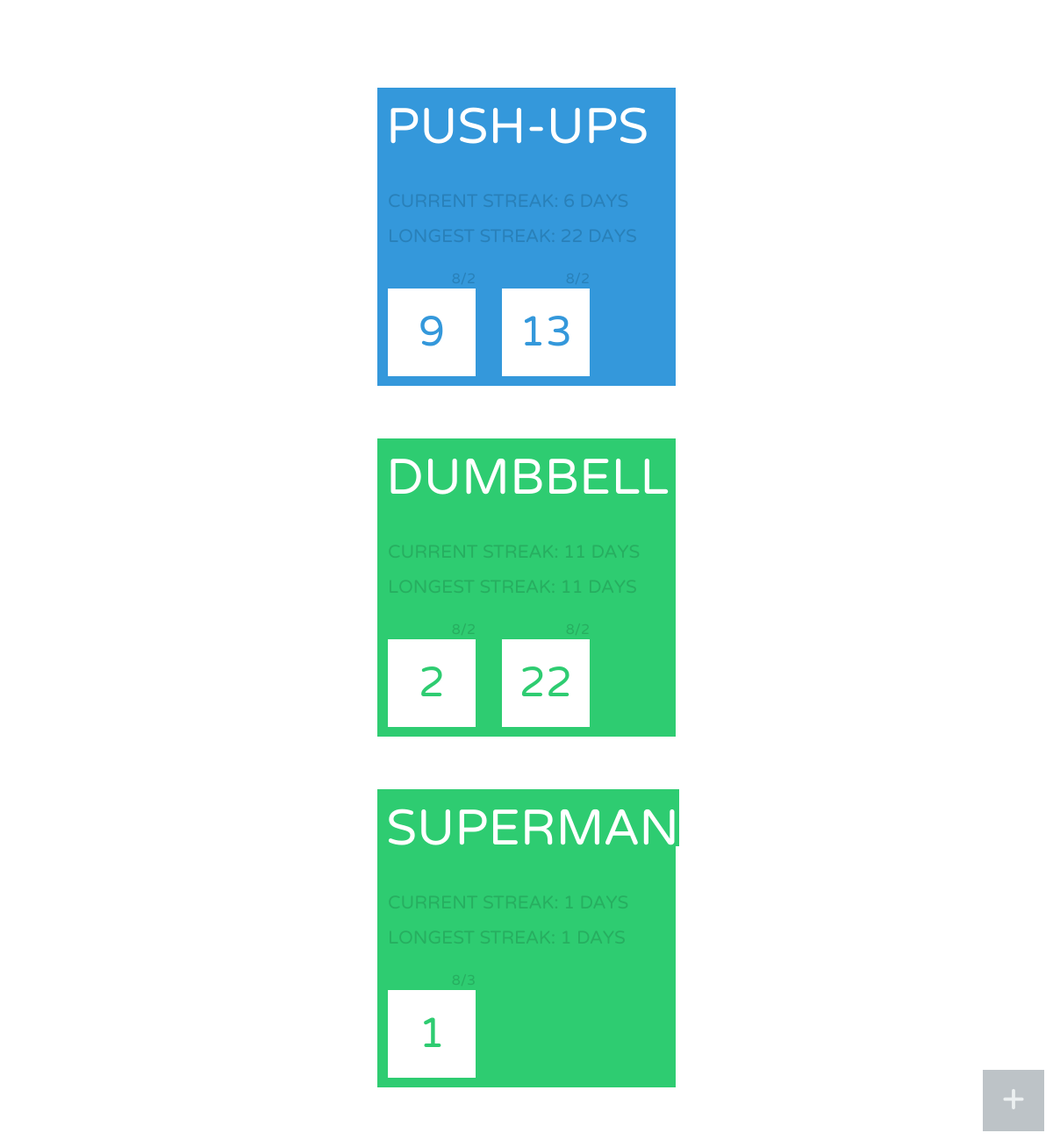
The page /workouts/ on the database its author committed.
### workouts/models.py (models this page shows)
class Workout(models.Model):
	name = models.CharField(max_length=255)
	current_streak = models.IntegerField(default=0)
	longest_streak = models.IntegerField(default=0)
	color = models.CharField(max_length=128, default='green')

class Record(models.Model):
	workout = models.ForeignKey('Workout')
	count = models.IntegerField()
	date = models.DateTimeField(auto_now_add=True)
	def cleandate(self):
		month = int(self.date.strftime('%m'))
		day = int(self.date.strftime('%d'))
		return ''.join([str(month),'/',str(day)])
	cleandate = property(cleandate)

### workouts/views.py (the view)
def index(request):
	workouts = Workout.objects.all()
	context = {
		'workouts': workouts,
	}
	template_name = 'index.html'
	return render(request, template_name, context)

### workouts/templates/index.html (shortened to what this page needs)
{% extends 'base.html' %}
{% block content %}
	<div style="height:100px;"></div>
	{% for workout in workouts %}
		<div class="workout {{ workout.color }}">
			<div class="workout-title-container">
				<h3 class="workout-title">{{ workout.name }}</h3>
			</div>
			<div style="height:80px"></div>
			<div style="height:30px;"></div>
			<p class="workout-streak">
				Current Streak: {{ workout.current_streak }} days
				<br/>
				Longest Streak: {{ workout.longest_streak }} days
			</p>
			<div style="height:20px;"></div>
			<div class="records-container">
			<div class="records-innercontainer">
			{% for record in workout.record_set.all %}
				<div class="record-container">
					<p class="record-date">{{ record.cleandate }}</p>
					<div class="record">
						<h4>{{ record.count }}</h4>
					</div>
				</div>
				<div style="width:30px;height:100px;float:left;"></div>
			{% endfor %}
			</div>
			</div>
		</div>
	{% endfor %}
{% endblock %}

### gymtracker/templates/base.html (shortened to what this page needs)
<!doctype html>
<html>
	<head>
		<link href='/static/css/reset.css' rel='stylesheet' type='text/css'>
	</head>
	<body>
		{% block content %}{% endblock %}
		<div id="new-workout">+</div>
	</body>
</html>

### gymtracker/templates/base.html (style rules this page uses)
#new-workout { width: 70px; height: 70px; line-height: 70px; text-align: center; position: fixed; right: 10px; bottom: 10px; background-color: #bdc3c7; font-family: 'Varela Round'; font-size: 3em; color: #ecf0f1; }

### workouts/templates/index.html (style rules this page uses)
.workout-title-container { height: 65px; position: absolute; top: 0; left: 0; overflow: hidden; }
h3.workout-title { color: #fff; text-transform: uppercase; font-size: 57px; line-height: 70px; margin-top: 10px; display: inline-block; margin-left: 10px; word-wrap: break-word; }
.green .workout-title-container { background-color: #2ecc71; }
.green { background-color: #2ecc71; }
.green .record { color: #2ecc71; }
.green .workout-streak, .green .record-date { color: #27ae60; }
.blue { background-color: #3498db; }
.blue .workout-streak, .blue .record-date { color: #2980b9; }
.blue .record { color: #3498db; }
.workout { font-family: 'Varela Round'; padding-left: 12px; width: 328px; height: 340px; margin: 0 auto; margin-bottom: 60px; position: relative; }
.workout p.workout-streak { line-height: 40px; }
.workout-streak { text-transform: uppercase; font-size: 1.3em; }
.record { width: 100px; height: 100px; line-height: 100px; text-align: center; background-color: #fff; font-size: 3em; }
.record-date { width: 100px; text-align: right; margin-bottom: 3px; }
.record-container { float: left; }
.records-innercontainer { width: 200%; height: 140px; }
.records-container { width: 100%; height: 140px; overflow-x: hidden; }

### rows shown on the page
Workout: name "PUSH-UPS", current_streak "6", longest_streak "22"
Record: cleandate "8/2", count "9"
Record: cleandate "8/2", count "13"
Workout: name "DUMBBELL…", current_streak "11", longest_streak "11"
Record: cleandate "8/2", count "2"
Record: cleandate "8/2", count "22"
Workout: name "SUPERMAN…", current_streak "1", longest_streak "1"
Record: cleandate "8/3", count "1"
